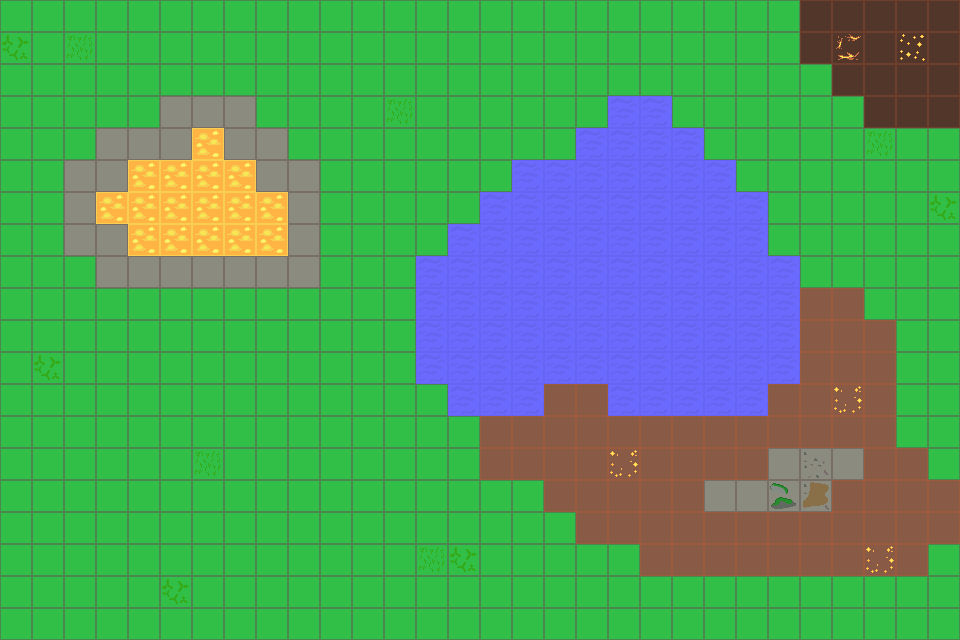

Below is a game level as drawn by its tile map, then a one-line description and the .tmx file that defines it, in full:
An orthogonal 30x20 tile map with 32x32 px tiles, 1 tile layer (Tile Layer 1).

<map version="1.10" tiledversion="1.11.2" orientation="orthogonal" renderorder="right-down" width="30" height="20" tilewidth="32" tileheight="32" infinite="0" nextlayerid="2" nextobjectid="1">
 <tileset firstgid="1" source="outdoors.tsx" />
 <layer id="1" name="Tile Layer 1" width="30" height="20">
  <data encoding="csv">
1,1,1,1,1,1,1,1,1,1,1,1,1,1,1,1,1,1,1,1,1,1,1,1,1,4,4,4,4,4,
43,1,15,1,1,1,1,1,1,1,1,1,1,1,1,1,1,1,1,1,1,1,1,1,1,4,46,4,32,4,
1,1,1,1,1,1,1,1,1,1,1,1,1,1,1,1,1,1,1,1,1,1,1,1,1,1,4,4,4,4,
1,1,1,1,1,2,2,2,1,1,1,1,15,1,1,1,1,1,1,5,5,1,1,1,1,1,1,4,4,4,
1,1,1,2,2,2,6,2,2,1,1,1,1,1,1,1,1,1,5,5,5,5,1,1,1,1,1,15,1,1,
1,1,2,2,6,6,6,6,2,2,1,1,1,1,1,1,5,5,5,5,5,5,5,1,1,1,1,1,1,1,
1,1,2,6,6,6,6,6,6,2,1,1,1,1,1,5,5,5,5,5,5,5,5,5,1,1,1,1,1,43,
1,1,2,2,6,6,6,6,6,2,1,1,1,1,5,5,5,5,5,5,5,5,5,5,1,1,1,1,1,1,
1,1,1,2,2,2,2,2,2,2,1,1,1,5,5,5,5,5,5,5,5,5,5,5,5,1,1,1,1,1,
1,1,1,1,1,1,1,1,1,1,1,1,1,5,5,5,5,5,5,5,5,5,5,5,5,3,3,1,1,1,
1,1,1,1,1,1,1,1,1,1,1,1,1,5,5,5,5,5,5,5,5,5,5,5,5,3,3,3,1,1,
1,43,1,1,1,1,1,1,1,1,1,1,1,5,5,5,5,5,5,5,5,5,5,5,5,3,3,3,1,1,
1,1,1,1,1,1,1,1,1,1,1,1,1,1,5,5,5,3,3,5,5,5,5,5,3,3,31,3,1,1,
1,1,1,1,1,1,1,1,1,1,1,1,1,1,1,3,3,3,3,3,3,3,3,3,3,3,3,3,1,1,
1,1,1,1,1,1,15,1,1,1,1,1,1,1,1,3,3,3,3,31,3,3,3,3,2,16,2,3,3,1,
1,1,1,1,1,1,1,1,1,1,1,1,1,1,1,1,1,3,3,3,3,3,2,2,44,30,3,3,3,3,
1,1,1,1,1,1,1,1,1,1,1,1,1,1,1,1,1,1,3,3,3,3,3,3,3,3,3,3,3,3,
1,1,1,1,1,1,1,1,1,1,1,1,1,15,43,1,1,1,1,1,3,3,3,3,3,3,3,31,3,1,
1,1,1,1,1,43,1,1,1,1,1,1,1,1,1,1,1,1,1,1,1,1,1,1,1,1,1,1,1,1,
1,1,1,1,1,1,1,1,1,1,1,1,1,1,1,1,1,1,1,1,1,1,1,1,1,1,1,1,1,1
</data>
 </layer>
</map>
